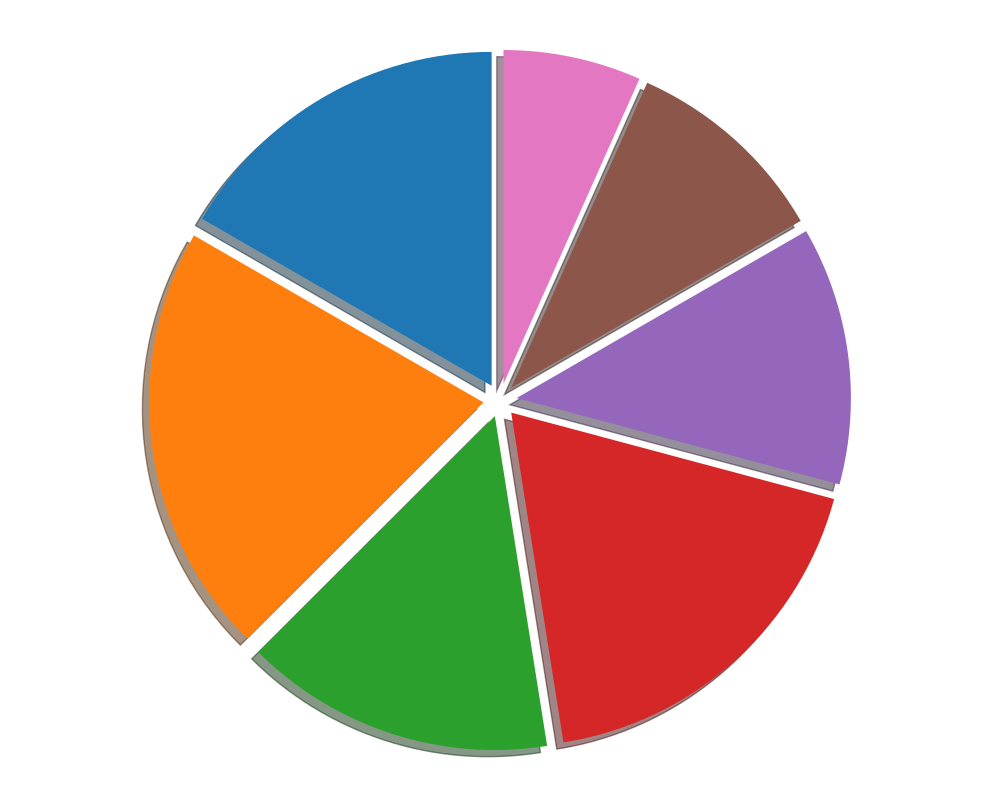

Here is the Python script that generated this plot:
import matplotlib.pyplot as plt

color_usage = [20, 25, 18, 22, 15, 12, 8]
# New set of colors
colors = ['#1f77b4', '#ff7f0e', '#2ca02c', '#d62728', '#9467bd', '#8c564b', '#e377c2']

fig, ax = plt.subplots(figsize=(10, 8))
wedges = ax.pie(
    color_usage,
    startangle=90,
    colors=colors,
    shadow=True,
    explode=(0.05,) * len(color_usage)
)

ax.axis('equal')

plt.tight_layout()

plt.show()
